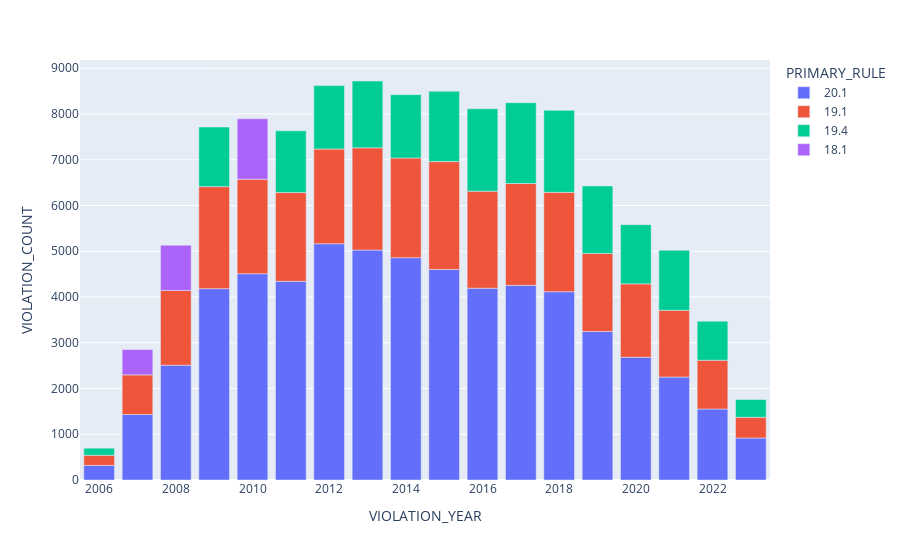

Source (notebook cell):
### Code cell
fig = px.bar(top3_rules_per_year, x='VIOLATION_YEAR', y='VIOLATION_COUNT', color='PRIMARY_RULE')
fig.show()

### Figure 1 — Plotly figure (JSON) as saved in the notebook; plotly's stock layout.template omitted (floating-point values rounded to 4 significant figures)
{"data": [{"hovertemplate": "PRIMARY_RULE=20.1<br>VIOLATION_YEAR=%{x}<br>VIOLATION_COUNT=%{y}<extra></extra>", "legendgroup": "20.1", "marker": {"color": "#636efa", "pattern": {"shape": ""}}, "name": "20.1", "orientation": "v", "showlegend": true, "textposition": "auto", "type": "bar", "x": [2006, 2007, 2008, 2009, 2010, 2011, 2012, 2013, 2014, 2015, 2016, 2017, 2018, 2019, 2020, 2021, 2022, 2023], "xaxis": "x", "y": [320, 1432, 2509, 4182, 4508, 4342, 5164, 5026, 4860, 4602, 4192, 4255, 4115, 3246, 2684, 2250, 1552, 918], "yaxis": "y"}, {"hovertemplate": "PRIMARY_RULE=19.1<br>VIOLATION_YEAR=%{x}<br>VIOLATION_COUNT=%{y}<extra></extra>", "legendgroup": "19.1", "marker": {"color": "#EF553B", "pattern": {"shape": ""}}, "name": "19.1", "orientation": "v", "showlegend": true, "textposition": "auto", "type": "bar", "x": [2006, 2007, 2008, 2009, 2010, 2011, 2012, 2013, 2014, 2015, 2016, 2017, 2018, 2019, 2020, 2021, 2022, 2023], "xaxis": "x", "y": [221, 866, 1635, 2230, 2066, 1940, 2069, 2235, 2178, 2357, 2121, 2225, 2172, 1707, 1603, 1459, 1066, 453], "yaxis": "y"}, {"hovertemplate": "PRIMARY_RULE=19.4<br>VIOLATION_YEAR=%{x}<br>VIOLATION_COUNT=%{y}<extra></extra>", "legendgroup": "19.4", "marker": {"color": "#00cc96", "pattern": {"shape": ""}}, "name": "19.4", "orientation": "v", "showlegend": true, "textposition": "auto", "type": "bar", "x": [2006, 2009, 2011, 2012, 2013, 2014, 2015, 2016, 2017, 2018, 2019, 2020, 2021, 2022, 2023], "xaxis": "x", "y": [154, 1302, 1350, 1387, 1460, 1385, 1537, 1800, 1766, 1793, 1475, 1294, 1310, 853, 388], "yaxis": "y"}, {"hovertemplate": "PRIMARY_RULE=18.1<br>VIOLATION_YEAR=%{x}<br>VIOLATION_COUNT=%{y}<extra></extra>", "legendgroup": "18.1", "marker": {"color": "#ab63fa", "pattern": {"shape": ""}}, "name": "18.1", "orientation": "v", "showlegend": true, "textposition": "auto", "type": "bar", "x": [2007, 2008, 2010], "xaxis": "x", "y": [554, 987, 1322], "yaxis": "y"}], "layout": {"barmode": "relative", "legend": {"title": {"text": "PRIMARY_RULE"}, "tracegroupgap": 0}, "margin": {"t": 60}, "xaxis": {"anchor": "y", "domain": [0, 1], "title": {"text": "VIOLATION_YEAR"}}, "yaxis": {"anchor": "x", "domain": [0, 1], "title": {"text": "VIOLATION_COUNT"}}}}
